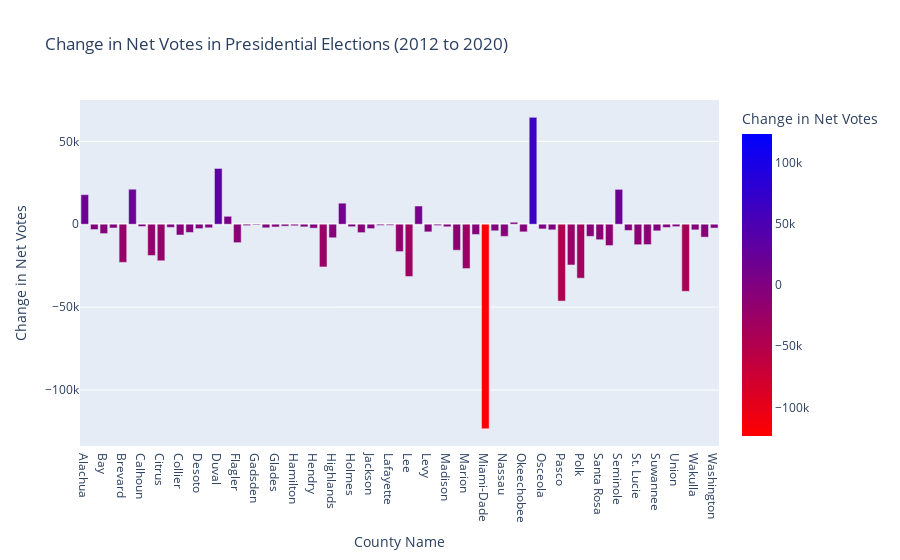

The notebook cell saved with this chart:
### Code cell
# Graph this data for all counties
net_votes_by_year_county["2012_to_2020_diff"] = net_votes_by_year_county["2012_to_2020_diff"].astype(int)
 
fig_bar = px.bar(net_votes_by_year_county, 
                             x=net_votes_by_year_county.index, 
                             y='2012_to_2020_diff', 
                             title='Change in Net Votes in Presidential Elections (2012 to 2020)',
                             color='2012_to_2020_diff',
                             color_continuous_scale=px.colors.sequential.Bluered_r,
                             color_continuous_midpoint=0,
                             labels={'2012_to_2020_diff' : 'Change in Net Votes', 'county_name' : 'County Name'})



fig_bar.show()

### Figure 1 — Plotly figure (JSON) as saved in the notebook; plotly's stock layout.template omitted (floating-point values rounded to 4 significant figures)
{"data": [{"alignmentgroup": "True", "hovertemplate": "County Name=%{x}<br>Change in Net Votes=%{marker.color}<extra></extra>", "legendgroup": "", "marker": {"color": [17830, -3210, -5658, -2280, -23027, 21132, -1363, -18880, -22058, -1900, -6507, -4955, -2641, -2140, 33672, 4781, -11120, -830, -452, -2163, -1656, -1147, -942, -1591, -2373, -25785, -8168, 12688, -1501, -5070, -2646, -719, -637, -16510, -31546, 10988, -4609, -793, -1531, -15697, -26756, -6199, -123428, -3965, -7324, 1197, -4608, 64540, -2830, -3392, -46384, -24605, -32582, -7328, -9355, -12875, 21036, -3773, -12361, -12298, -4004, -1967, -1439, -40504, -3408, -7790, -2311], "coloraxis": "coloraxis", "pattern": {"shape": ""}}, "name": "", "offsetgroup": "", "orientation": "v", "showlegend": false, "textposition": "auto", "type": "bar", "x": ["Alachua", "Baker", "Bay", "Bradford", "Brevard", "Broward", "Calhoun", "Charlotte", "Citrus", "Clay", "Collier", "Columbia", "Desoto", "Dixie", "Duval", "Escambia", "Flagler", "Franklin", "Gadsden", "Gilchrist", "Glades", "Gulf", "Hamilton", "Hardee", "Hendry", "Hernando", "Highlands", "Hillsborough", "Holmes", "Indian River", "Jackson", "Jefferson", "Lafayette", "Lake", "Lee", "Leon", "Levy", "Liberty", "Madison", "Manatee", "Marion", "Martin", "Miami-Dade", "Monroe", "Nassau", "Okaloosa", "Okeechobee", "Orange", "Osceola", "Palm Beach", "Pasco", "Pinellas", "Polk", "Putnam", "Santa Rosa", "Sarasota", "Seminole", "St. Johns", "St. Lucie", "Sumter", "Suwannee", "Taylor", "Union", "Volusia", "Wakulla", "Walton", "Washington"], "xaxis": "x", "y": [17830, -3210, -5658, -2280, -23027, 21132, -1363, -18880, -22058, -1900, -6507, -4955, -2641, -2140, 33672, 4781, -11120, -830, -452, -2163, -1656, -1147, -942, -1591, -2373, -25785, -8168, 12688, -1501, -5070, -2646, -719, -637, -16510, -31546, 10988, -4609, -793, -1531, -15697, -26756, -6199, -123428, -3965, -7324, 1197, -4608, 64540, -2830, -3392, -46384, -24605, -32582, -7328, -9355, -12875, 21036, -3773, -12361, -12298, -4004, -1967, -1439, -40504, -3408, -7790, -2311], "yaxis": "y"}], "layout": {"barmode": "relative", "coloraxis": {"cmid": 0, "colorbar": {"title": {"text": "Change in Net Votes"}}, "colorscale": [[0, "rgb(255,0,0)"], [1, "rgb(0,0,255)"]]}, "legend": {"tracegroupgap": 0}, "title": {"text": "Change in Net Votes in Presidential Elections (2012 to 2020)"}, "xaxis": {"anchor": "y", "domain": [0, 1], "title": {"text": "County Name"}}, "yaxis": {"anchor": "x", "domain": [0, 1], "title": {"text": "Change in Net Votes"}}}}
